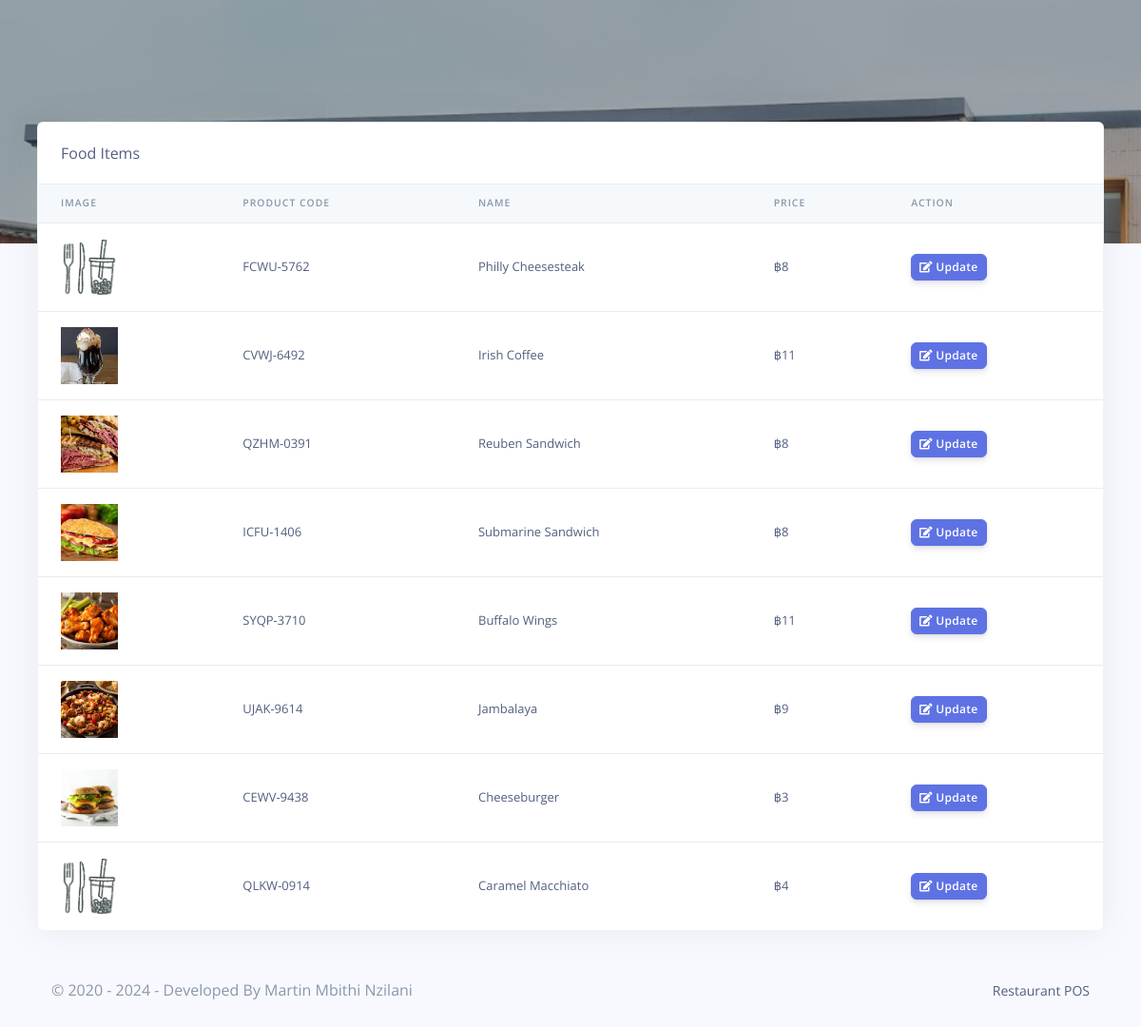
The app's page /Restro/cashier/products.php (signed in) with its own data.
### tables this page shows
CREATE TABLE `rpos_products` (
  `prod_id` varchar(200) NOT NULL,
  `prod_code` varchar(200) NOT NULL,
  `prod_name` varchar(200) NOT NULL,
  `prod_img` varchar(200) NOT NULL,
  `prod_desc` longtext NOT NULL,
  `prod_price` varchar(200) NOT NULL,
  `created_at` timestamp(6) NOT NULL DEFAULT current_timestamp(6) ON UPDATE current_timestamp(6)
);

### Restro/cashier/products.php (the view, shortened to what this page needs)
<?php
include('config/config.php');
require_once('partials/_head.php');
?>
<body>
    <div class="main-content">
        <div class="container-fluid mt--8">
            <div class="row">
                <div class="col">
                    <div class="card shadow">
                        <div class="card-header border-0">
                            Food Items
                        </div>
                        <div class="table-responsive">
                            <table class="table align-items-center table-flush">
                                <thead class="thead-light">
                                    <tr>
                                        <th scope="col">Image</th>
                                        <th scope="col">Product Code</th>
                                        <th scope="col">Name</th>
                                        <th scope="col">Price</th>
                                        <th scope="col">Action</th>
                                    </tr>
                                </thead>
                                <tbody>
                                    <?php
                                    $ret = "SELECT * FROM  rpos_products  ORDER BY `rpos_products`.`created_at` DESC ";
                                    $stmt = $mysqli->prepare($ret);
                                    $stmt->execute();
                                    $res = $stmt->get_result();
                                    while ($prod = $res->fetch_object()) {
                                    ?>
                                        <tr>
                                            <td>
                                                <?php
                                                if ($prod->prod_img) {
                                                    echo "<img src='../admin/assets/img/products/$prod->prod_img' height='60' width='60 class='img-thumbnail'>";
                                                } else {
                                                    echo "<img src='../admin/assets/img/products/default.jpg' height='60' width='60 class='img-thumbnail'>";
                                                }
                                                ?>
                                            </td>
                                            <td><?php echo $prod->prod_code; ?></td>
                                            <td><?php echo $prod->prod_name; ?></td>
                                            <td>฿<?php echo $prod->prod_price; ?></td>
                                            <td>
                                                <a href="update_product.php?update=<?php echo $prod->prod_id; ?>">
                                                    <button class="btn btn-sm btn-primary">
                                                        <i class="fas fa-edit"></i>
                                                        Update
                                                    </button>
                                                </a>
                                            </td>
                                        </tr>
                                    <?php } ?>
                                </tbody>
                            </table>
                        </div>
                    </div>
                </div>
            </div>
            <?php
            require_once('partials/_footer.php');
            ?>
        </div>
    </div>
</body>
</html>

### records on screen
rpos_products: prod_code "FCWU-5762", prod_name "Philly Cheesesteak", prod_price "8"
rpos_products: prod_img (picture), prod_code "CVWJ-6492", prod_name "Irish Coffee", prod_price "11"
rpos_products: prod_img (picture), prod_code "QZHM-0391", prod_name "Reuben Sandwich", prod_price "8"
rpos_products: prod_img (picture), prod_code "ICFU-1406", prod_name "Submarine Sandwich", prod_price "8"
rpos_products: prod_img (picture), prod_code "SYQP-3710", prod_name "Buffalo Wings", prod_price "11"
rpos_products: prod_img (picture), prod_code "UJAK-9614", prod_name "Jambalaya", prod_price "9"
rpos_products: prod_img (picture), prod_code "CEWV-9438", prod_name "Cheeseburger", prod_price "3"
rpos_products: prod_code "QLKW-0914", prod_name "Caramel Macchiato", prod_price "4"
